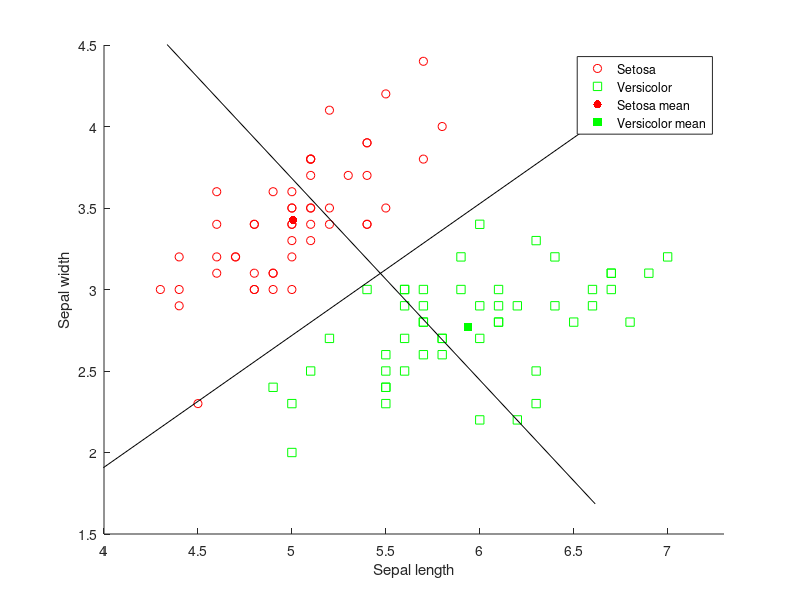

Write MATLAB code to recreate this figure.
load fisheriris;
% meas contains the first species in rows 1 to 50, the second species
% in rows 51 to 100, and the third sepcies in rows 101 to 150, while 
% the columns give the measurements of sepal length, sepal width, 
% petal length and petal width in this order.
% Extract two species and two attributes.
m = meas(1:100,1:2);
s = species(1:100);
% Calculate the mean for each species.
mean0 = mean( m(1:50,:));
mean1 = mean( m(51:100,:));
% Calculate the covariance for each species.
cov0 = cov( m(1:50,:));
cov1 = cov( m(51:100,:));
% Find the direction of the projection line.
w = ((cov0 + cov1) \ (mean0 - mean1)')';
% Find vector perpendicular to direction.
perp = transpose(null(w));
% Find midpoint between means.
mid = mean0 + 0.5 * (mean1 - mean0);
% Plot data.
figure;
h(1:2) = gscatter(m(:,1), m(:,2), s,'rg','os');
hold on;
% Plot means.
h(3) = scatter(mean0(1),mean0(2),[],'r','filled');
h(4) = scatter(mean1(1),mean1(2),[],'g','filled','s');
% Plot projection line.
temp1 = mid + 0.2 * w;
temp2 = mid - 0.2 * w;
plot([temp1(1) temp2(1)], [temp1(2) temp2(2)], 'k');
% Plot separation line.
temp1 = mid + 1.5 * perp;
temp2 = mid - 2.5 * perp;
plot([temp1(1) temp2(1)], [temp1(2) temp2(2)], 'k');
% Label graph.
legend(h,{'Setosa','Versicolor','Setosa mean','Versicolor mean'},...
    'Location','Northeast')
xlabel('Sepal length');
ylabel('Sepal width');
axis([4 7.3 1.5 4.5]);